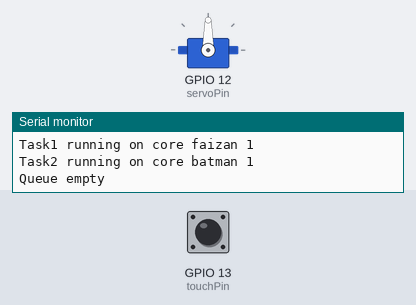
This program was run on a simulated ESP32. Shown: servo, the last lines printed to the serial monitor. Inputs (shaded band) come from the test bench; at power-on: GPIO 13 (touchPin) LOW. WiFi joins after 1.5 s; servers stay silent unless stated; storage starts empty; the camera gives no picture.

Above: at 3.0 s.
3.1 s: GPIO 13 (touchPin) pulled HIGH for 0.15 s
At 3.57 s:
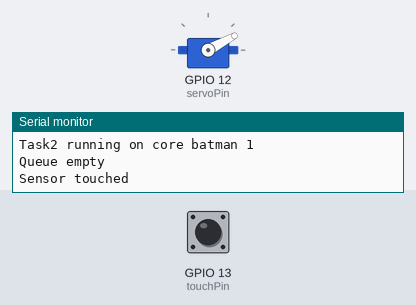
6.1 s: GPIO 13 (touchPin) pulsed HIGH 2 times (0.12 s each, 0.3 s apart)
At 9.6 s:
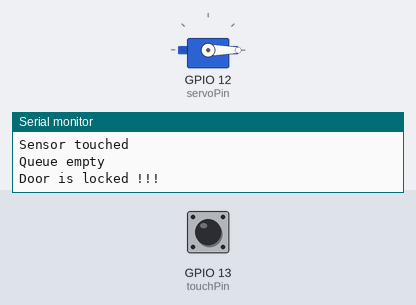
9.7 s: GPIO 13 (touchPin) pulled HIGH for 1 s
At 13.3 s:
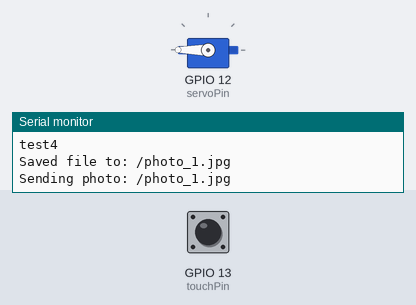
Timing chart, 0 to 14.8 s (numbered marks = the images above; inputs shaded):
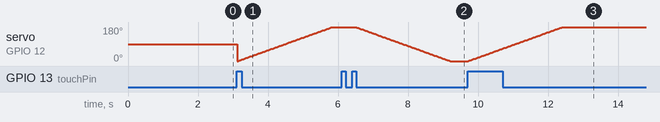

The program:

main.cpp
```cpp
#include "esp_camera.h"
#include "SPI.h"
#include "driver/rtc_io.h"
#include <ESP_Mail_Client.h>
#include <WiFi.h>
#include <ESP32Servo.h>
#include <QueueArray.h>
#include <ArduinoQueue.h>
#include "SD_MMC.h"
#include <freertos/FreeRTOS.h>
#include <freertos/task.h>
#include "SD.h"

// Network credentials
const char *ssid = "Freedom";
const char *password = "1/2mV22@";

// Email credentials
#define emailSenderAccount "fakatrobotics@gmail.com"
#define emailSenderPassword "ebrrrnzfzrcjnbwb"
#define smtpServer "smtp.gmail.com"
#define smtpServerPort 465
#define emailSubject "ESP32-CAM Photo Captured"
#define emailRecipient "faizan.solver@gmail.com"

// Camera model configuration
#define CAMERA_MODEL_AI_THINKER
#if defined(CAMERA_MODEL_AI_THINKER)
#define PWDN_GPIO_NUM 32
#define RESET_GPIO_NUM -1
#define XCLK_GPIO_NUM 0
#define SIOD_GPIO_NUM 26
#define SIOC_GPIO_NUM 27
#define Y9_GPIO_NUM 35
#define Y8_GPIO_NUM 34
#define Y7_GPIO_NUM 39
#define Y6_GPIO_NUM 36
#define Y5_GPIO_NUM 21
#define Y4_GPIO_NUM 19
#define Y3_GPIO_NUM 18
#define Y2_GPIO_NUM 5
#define VSYNC_GPIO_NUM 25
#define HREF_GPIO_NUM 23
#define PCLK_GPIO_NUM 22
#else
#error "Camera model not selected"
#endif

const int touchPin = 13; // Touch sensor pin
bool touched = false;

int delayTime = 15; // Initial delay time for servo

// SMTP session object for email
SMTPSession smtp;

// Define the image queue
QueueArray<String> imageQueue;
#define MAX_QUEUE_SIZE 10

// File path for saving photos
#define FILE_PHOTO_PATH "/photo_%d.jpg"

unsigned long lastDebounceTime = 0;
unsigned long debounceDelay = 50;

const int servoPin = 12;
Servo myServo;

TaskHandle_t Task1;
TaskHandle_t Task2;

bool sendPhotoFlag = false;

// Global counter for photo filenames
int photoCounter = 0;

SemaphoreHandle_t mutex; // Mutex declaration

void smtpCallback(SMTP_Status status);
void Task1code(void *pvParameters);
void Task2code(void *pvParameters);
void capturePhotoSaveLittleFS(); //Core 1 function.
bool sendPhoto(String i); //Core 2 function.
void moveServo(int pos); //Core 1 function.

void setup()
{
  WRITE_PERI_REG(RTC_CNTL_BROWN_OUT_REG, 0); // Disable brownout detector

  Serial.begin(115200);
  Serial.println();
  //moveServo(180);

  // Connect to Wi-Fi
  WiFi.begin(ssid, password);
  Serial.print("Connecting to WiFi...");
  while (WiFi.status() != WL_CONNECTED)
  {
    delay(500);
    Serial.print(".");
  }
  Serial.println();
  Serial.print("IP Address: http://");
  Serial.println(WiFi.localIP());

  // Initialize SD card
  if (!SD_MMC.begin())
  {
    Serial.println("Card Mount Failed");
    return;
  }
  uint8_t cardType = SD_MMC.cardType();
  if (cardType == CARD_NONE)
  {
    Serial.println("No SD card attached");
    return;
  }
  Serial.println("SD card initialized");

  // Initialize mutex
  mutex = xSemaphoreCreateMutex();

  camera_config_t config;
  config.ledc_channel = LEDC_CHANNEL_0;
  config.ledc_timer = LEDC_TIMER_0;
  config.pin_d0 = Y2_GPIO_NUM;
  config.pin_d1 = Y3_GPIO_NUM;
  config.pin_d2 = Y4_GPIO_NUM;
  config.pin_d3 = Y5_GPIO_NUM;
  config.pin_d4 = Y6_GPIO_NUM;
  config.pin_d5 = Y7_GPIO_NUM;
  config.pin_d6 = Y8_GPIO_NUM;
  config.pin_d7 = Y9_GPIO_NUM;
  config.pin_xclk = XCLK_GPIO_NUM;
  config.pin_pclk = PCLK_GPIO_NUM;
  config.pin_vsync = VSYNC_GPIO_NUM;
  config.pin_href = HREF_GPIO_NUM;
  config.pin_sccb_sda = SIOD_GPIO_NUM;
  config.pin_sccb_scl = SIOC_GPIO_NUM;
  config.pin_pwdn = PWDN_GPIO_NUM;
  config.pin_reset = RESET_GPIO_NUM;
  config.xclk_freq_hz = 20000000;
  config.pixel_format = PIXFORMAT_JPEG;
  config.grab_mode = CAMERA_GRAB_LATEST;

  if (psramFound())
  {
    config.frame_size = FRAMESIZE_UXGA;
    config.jpeg_quality = 10;
    config.fb_count = 1;
  }
  else
  {
    config.frame_size = FRAMESIZE_SVGA;
    config.jpeg_quality = 12;
    config.fb_count = 1;
  }

  esp_err_t err = esp_camera_init(&config);
  if (err != ESP_OK)
  {
    Serial.printf("Camera init failed with error 0x%x", err);
    return;
  }

  pinMode(touchPin, INPUT);

  myServo.attach(servoPin);

  // Create tasks
  xTaskCreatePinnedToCore(
      Task1code,
      "Task1",
      10000,
      NULL,
      1,
      &Task1,
      0);

  xTaskCreatePinnedToCore(
      Task2code,
      "Task2",
      10000,
      NULL,
      1,
      &Task2,
      1);
}

void Task1code(void *pvParameters)
{
  Serial.print("Task1 running on core faizan ");
  Serial.println(xPortGetCoreID());

  bool doorLocked = true;

  while (true)
  {
    int touchState = digitalRead(touchPin);

    if (touchState == HIGH && !touched && (millis() - lastDebounceTime) > debounceDelay)
    {
      Serial.println("Sensor touched");
      touched = true;
      lastDebounceTime = millis();
      if (doorLocked)
      {
        moveServo(0);
        Serial.println("Door is unlocked !!!");
        capturePhotoSaveLittleFS();
        sendPhotoFlag = true;
        doorLocked = false;
      }
      else
      {
        moveServo(180);
        doorLocked = true;
        Serial.println("Door is locked !!!");
      }
    }
    else if (touchState == LOW && touched)
    {
      touched = false;
    }

    vTaskDelay(100 / portTICK_PERIOD_MS);
  }
}

bool wasQueueEmpty = false;

void Task2code(void *pvParameters)
{
  Serial.print("Task2 running on core batman ");
  Serial.println(xPortGetCoreID());

  while (true)
  {
    if (!imageQueue.isEmpty())
    {
      // Acquire mutex before accessing imageQueue
      xSemaphoreTake(mutex, portMAX_DELAY);

      String imageName = imageQueue.peek();
      Serial.print("Sending photo: ");
      Serial.println(imageName);

      // Release mutex after peeking
      xSemaphoreGive(mutex);

      if (sendPhoto(imageName))
      {
        // Acquire mutex before popping from imageQueue
        xSemaphoreTake(mutex, portMAX_DELAY);
        imageQueue.pop();
        // Release mutex after popping
        xSemaphoreGive(mutex);
      }

      wasQueueEmpty = false;
    }
    else
    {
      if (!wasQueueEmpty)
      {
        Serial.println("Queue empty");
        wasQueueEmpty = true;
      }
    }
    vTaskDelay(100 / portTICK_PERIOD_MS);
  }
}

void capturePhotoSaveLittleFS()
{
  // Acquire mutex before checking and manipulating imageQueue
  xSemaphoreTake(mutex, portMAX_DELAY);

  if (imageQueue.isFull())
  {
    Serial.println("Queue is full. Cannot capture more images.");
    xSemaphoreGive(mutex);
    return;
  }

  xSemaphoreGive(mutex);

  camera_fb_t *fb = NULL;
  for (int i = 0; i < 3; i++)
  {
    fb = esp_camera_fb_get();
    esp_camera_fb_return(fb);
    fb = NULL;
  }

  fb = esp_camera_fb_get();
  if (!fb)
  {
    Serial.println("Camera capture failed");
    delay(1000);
    ESP.restart();
  }

  // Generate a unique filename using the photo counter
  char filename[20];
  sprintf(filename, "/photo_%d.jpg", photoCounter++); // Use photoCounter for unique filenames

  // Open file for writing
  Serial.println("test1");
  Serial.printf("Opening file: %s\n", filename);
  File file = SD_MMC.open(filename, FILE_WRITE, true);
  Serial.println("test2");
  if (!file)
  {
    Serial.println("test3");
    Serial.println("Failed to open file for writing");
    esp_camera_fb_return(fb);
    return;
  }

  // Write image data to file
  if (!file)
  {
    Serial.println("Failed to open file in writing mode");
  }
  else
  {
    Serial.println("test4");
    size_t bytesWritten = file.write(fb->buf, fb->len);
    // Acquire mutex before pushing to imageQueue
    xSemaphoreTake(mutex, portMAX_DELAY);
    imageQueue.enqueue(filename);
    // Release mutex after pushing to imageQueue
    xSemaphoreGive(mutex);
    if (bytesWritten == 0)
    {
      Serial.println("Failed to write to file");
      file.close();
      esp_camera_fb_return(fb);
      return;
    }
  }

  Serial.printf("Saved file to: %s\n", filename);
  // Close file
  file.close();
  esp_camera_fb_return(fb);
}

bool sendPhoto(String imageName)
{
  smtp.debug(1);
  smtp.callback(smtpCallback);

  Session_Config config;

  config.time.ntp_server = F("pool.ntp.org,time.nist.gov");
  config.time.gmt_offset = 0;
  config.time.day_light_offset = 1;

  config.server.host_name = smtpServer;
  config.server.port = smtpServerPort;
  config.login.email = emailSenderAccount;
  config.login.password = emailSenderPassword;
  config.login.user_domain = "";

  SMTP_Message message;
  message.sender.name = "ESP32-CAM";
  message.sender.email = emailSenderAccount;
  message.subject = emailSubject;
  message.addRecipient("Recipient", emailRecipient);

  String htmlMsg = "<div style=\"color:#2f4468;\"><h1>ESP32-CAM Photo</h1><p>This is an image taken with the ESP32-CAM.</p></div>";
  message.html.content = htmlMsg.c_str();
  message.html.charSet = "utf-8";
  message.html.transfer_encoding = Content_Transfer_Encoding::enc_qp;

  message.priority = esp_mail_smtp_priority::esp_mail_smtp_priority_normal;
  message.response.notify = esp_mail_smtp_notify_success | esp_mail_smtp_notify_failure | esp_mail_smtp_notify_delay;

  SMTP_Attachment att;

  att.descr.filename = imageName;
  att.descr.mime = "image/jpeg";
  char fullPath[50]; // Adjust the size according to your needs
  // Next 2 lines was solution if it worked! else uncomment 3rd line.
  sprintf(fullPath, FILE_PHOTO_PATH, imageName.c_str());
  att.file.path = fullPath;
  // att.file.path = FILE_PHOTO_PATH + imageName;
  att.file.storage_type = esp_mail_file_storage_type_flash;
  att.descr.transfer_encoding = Content_Transfer_Encoding::enc_base64;

  message.addAttachment(att);

  if (!smtp.connect(&config))
    return false;

  if (!MailClient.sendMail(&smtp, &message, true))
  {
    Serial.print("Error sending Email, ");
    Serial.println(smtp.errorReason());
    return false;
  }

  return true;
}

void smtpCallback(SMTP_Status status)
{
  Serial.println(status.info());

  if (status.success())
  {
    Serial.println("----------------");
    Serial.printf("Message sent success: %d\n", status.completedCount());
    Serial.printf("Message sent failed: %d\n", status.failedCount());
    Serial.println("----------------\n");
    struct tm dt;

    for (size_t i = 0; i < smtp.sendingResult.size(); i++)
    {
      SMTP_Result result = smtp.sendingResult.getItem(i);
      time_t ts = (time_t)result.timestamp;
      localtime_r(&ts, &dt);

      ESP_MAIL_PRINTF("Message No: %d\n", i + 1);
      ESP_MAIL_PRINTF("Status: %s\n", result.completed ? "success" : "failed");
      ESP_MAIL_PRINTF("Date/Time: %d/%d/%d %d:%d:%d\n", dt.tm_year + 1900, dt.tm_mon + 1, dt.tm_mday, dt.tm_hour, dt.tm_min, dt.tm_sec);
      ESP_MAIL_PRINTF("Recipient: %s\n", result.recipients.c_str());
      ESP_MAIL_PRINTF("Subject: %s\n", result.subject.c_str());
    }
    Serial.println("----------------\n");
    smtp.sendingResult.clear();
  }
}

void moveServo(int pos)
{
  if (pos == 0)
  {
    for (int i = 0; i <= 180; i++)
    {
      myServo.write(i);
      vTaskDelay(delayTime / portTICK_PERIOD_MS);
    }
  }
  else if (pos == 180)
  {
    for (int i = 180; i >= 0; i--)
    {
      myServo.write(i);
      vTaskDelay(delayTime / portTICK_PERIOD_MS);
    }
  }
}

void loop()
{
  // Empty. Tasks are handled by FreeRTOS
}
```

Measured:
- after the input at 6.1 s, servo on GPIO 12 (servoPin): moves from 180° to 0° over 2.7 s, starting after 0.41 s
- after the input at 9.7 s, servo on GPIO 12 (servoPin): moves from 0° to 180° over 2.7 s, starting at once
